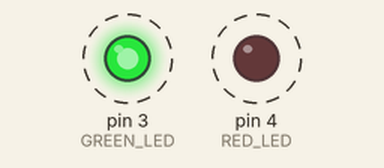
Simulated run of this sketch. Board: Arduino Uno, built with avr-gcc and run on an emulated ATmega328P. Shown: output pins drawn as LEDs (lit = HIGH). Dashed ring = blinking.

Above: at 0.5 s.
Timing chart, 0 to 4.6 s (numbered marks = the images above):
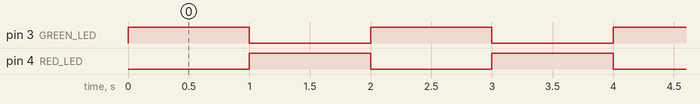

The sketch:

LIGHTUPLIGHTUPSKECHERS.ino
```cpp
#define GREEN_LED 3
#define RED_LED 4

void setup() {
  pinMode(GREEN_LED, OUTPUT);
  pinMode(RED_LED, OUTPUT);
}

void loop() {
  digitalWrite(GREEN_LED, HIGH);  // Green ON
  digitalWrite(RED_LED, LOW);
  delay(1000);

  digitalWrite(GREEN_LED, LOW);   // Red ON
  digitalWrite(RED_LED, HIGH);
  delay(1000);
}
```

Measured:
- by itself, pin 3 (GREEN_LED), pin 4 (RED_LED): alternates HIGH for 1.0 s and LOW for 1.0 s
